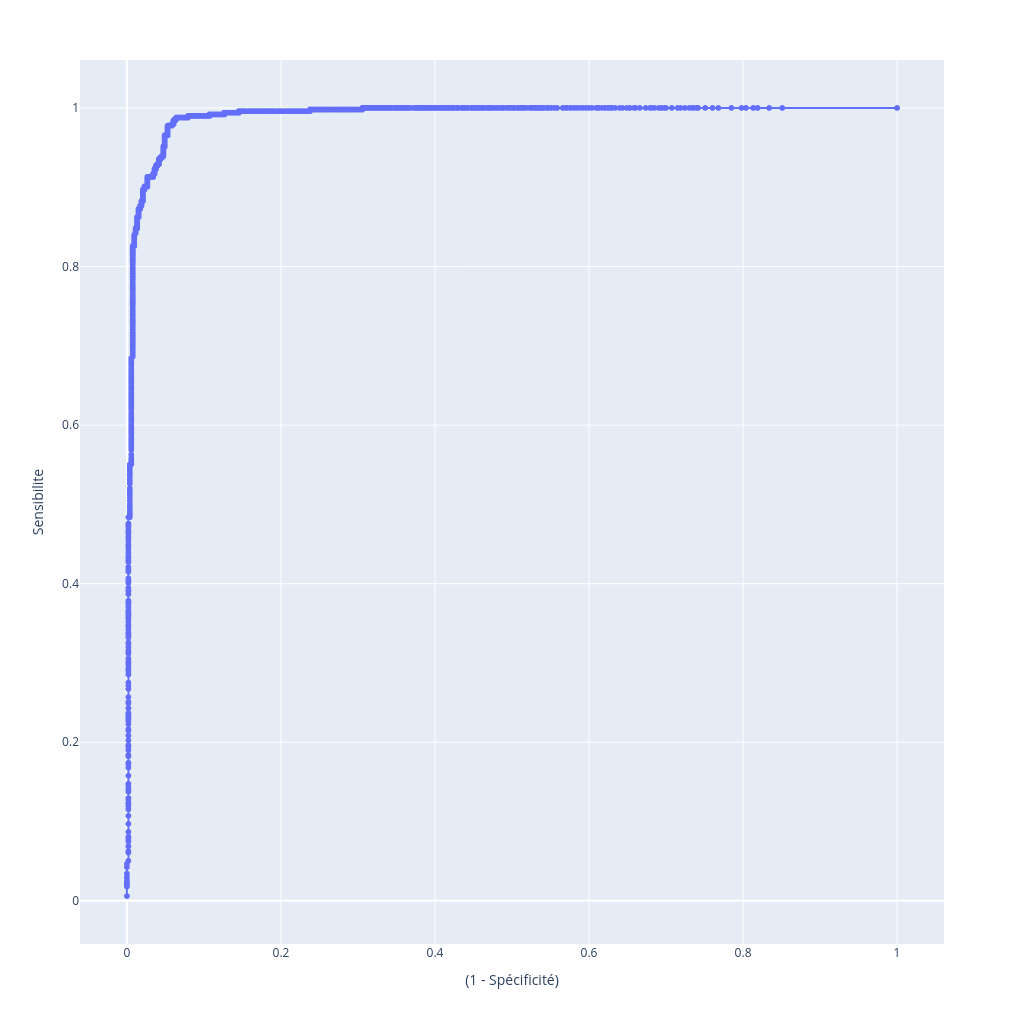

Notebook source saved alongside this figure:
### Markdown cell above
### <b><div style='padding:15px;background-color:#d8dcd6;color:#030aa7;font-size:120%;text-align: left'>Courbe ROC (Receiver Operating Caracteristic) avec plotly</div></b>

### Code cell
affichage = metriques[::1].copy()
affichage['(1 - Spécificité)'] = 1 - affichage.Specificite
affichage.Probabilite = (affichage.Probabilite*100).round(2)

fig = px.line( affichage, 
                  x='(1 - Spécificité)', 
                  y='Sensibilite', 
                  hover_data=['Probabilite','F1Score','Precision','vraisPositifs','fauxPositifs','vraisNegatifs','fauxNegatifs'],
                  width=1024,
                  height=1024,
                  )

fig.update_layout(
    hovermode="y unified",
    hoverlabel=dict(
        bgcolor="white",
        font_size=16,
        font_family="Courier New, monospace",
    )
)

fig.update_traces(
    mode="lines+markers",
    hovertemplate =
                "<b>Probabilité       : %{customdata[0]:.2f}%</b><br>"+
                "Sensibilité       : %{y:.4f}<br>"+
                "(1 - Spécificité) : %{x:.4f}<br>"+
                "Précision         : %{customdata[2]:.4f}<br>" +
                "<b>F1                : %{customdata[1]:.4f}</b><br>" +
                "vrais Positifs    : %{customdata[3]:d}<br>" +
                "faux Positifs     : %{customdata[4]:d}<br>" +
                "vrais Négatifs    : %{customdata[5]:d}<br>" +
                "faux Négatifs     : %{customdata[6]:d}" ,
                # "<extra></extra>",
)


fig.show()

### Figure 1 — Plotly figure (JSON) as saved in the notebook; plotly's stock layout.template omitted (floating-point values rounded to 4 significant figures; data arrays with more than 128 entries replaced by an {"elided": "..."} marker saying what was removed)
{"data": [{"customdata": {"elided": "10000x7 float values"}, "hovertemplate": "<b>Probabilité       : %{customdata[0]:.2f}%</b><br>Sensibilité       : %{y:.4f}<br>(1 - Spécificité) : %{x:.4f}<br>Précision         : %{customdata[2]:.4f}<br><b>F1                : %{customdata[1]:.4f}</b><br>vrais Positifs    : %{customdata[3]:d}<br>faux Positifs     : %{customdata[4]:d}<br>vrais Négatifs    : %{customdata[5]:d}<br>faux Négatifs     : %{customdata[6]:d}", "legendgroup": "", "line": {"color": "#636efa", "dash": "solid"}, "marker": {"symbol": "circle"}, "mode": "lines+markers", "name": "", "showlegend": false, "type": "scattergl", "x": {"elided": "10000 float values"}, "xaxis": "x", "y": {"elided": "10000 float values"}, "yaxis": "y"}], "layout": {"height": 1024, "hoverlabel": {"bgcolor": "white", "font": {"family": "Courier New, monospace", "size": 16}}, "hovermode": "y unified", "legend": {"tracegroupgap": 0}, "margin": {"t": 60}, "width": 1024, "xaxis": {"anchor": "y", "domain": [0, 1], "title": {"text": "(1 - Spécificité)"}}, "yaxis": {"anchor": "x", "domain": [0, 1], "title": {"text": "Sensibilite"}}}}
